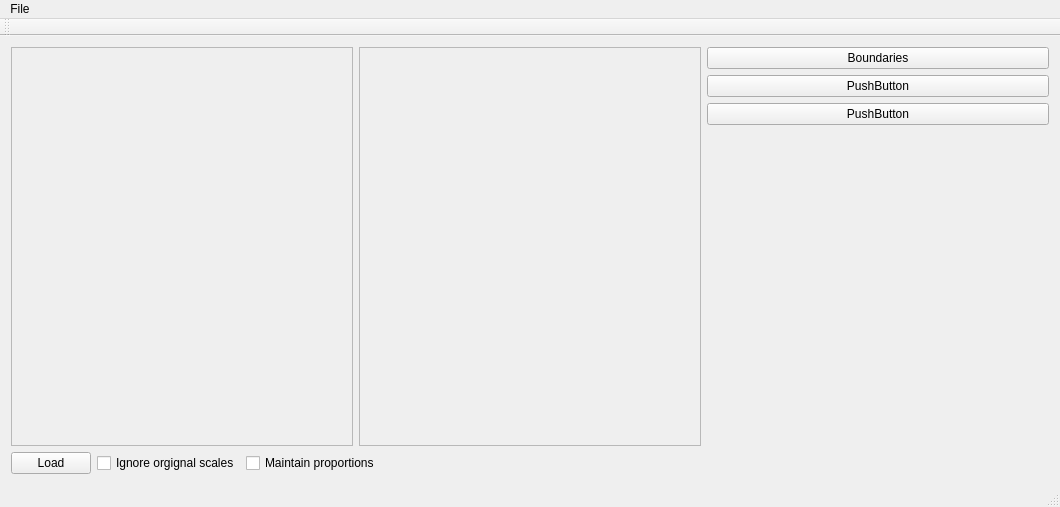
<?xml version="1.0" encoding="UTF-8"?>
<ui version="4.0">
 <class>MainWindow</class>
 <widget class="QMainWindow" name="MainWindow">
  <property name="geometry">
   <rect>
    <x>0</x>
    <y>0</y>
    <width>1060</width>
    <height>507</height>
   </rect>
  </property>
  <property name="sizePolicy">
   <sizepolicy hsizetype="Preferred" vsizetype="Preferred">
    <horstretch>0</horstretch>
    <verstretch>0</verstretch>
   </sizepolicy>
  </property>
  <property name="windowTitle">
   <string>MainWindow</string>
  </property>
  <widget class="QWidget" name="centralWidget">
   <layout class="QVBoxLayout" name="verticalLayout_2">
    <item>
     <layout class="QHBoxLayout" name="horizontalLayout_2">
      <item>
       <widget class="QLabel" name="inputLabel">
        <property name="sizePolicy">
         <sizepolicy hsizetype="Ignored" vsizetype="Ignored">
          <horstretch>0</horstretch>
          <verstretch>0</verstretch>
         </sizepolicy>
        </property>
        <property name="frameShape">
         <enum>QFrame::StyledPanel</enum>
        </property>
        <property name="frameShadow">
         <enum>QFrame::Sunken</enum>
        </property>
        <property name="text">
         <string/>
        </property>
        <property name="scaledContents">
         <bool>true</bool>
        </property>
       </widget>
      </item>
      <item>
       <widget class="QLabel" name="outputLabel">
        <property name="sizePolicy">
         <sizepolicy hsizetype="Ignored" vsizetype="Ignored">
          <horstretch>0</horstretch>
          <verstretch>0</verstretch>
         </sizepolicy>
        </property>
        <property name="frameShape">
         <enum>QFrame::StyledPanel</enum>
        </property>
        <property name="frameShadow">
         <enum>QFrame::Sunken</enum>
        </property>
        <property name="text">
         <string/>
        </property>
        <property name="scaledContents">
         <bool>true</bool>
        </property>
       </widget>
      </item>
      <item>
       <layout class="QVBoxLayout" name="verticalLayout">
        <property name="sizeConstraint">
         <enum>QLayout::SetNoConstraint</enum>
        </property>
        <item>
         <widget class="QPushButton" name="boudaries_button">
          <property name="text">
           <string>Boundaries</string>
          </property>
         </widget>
        </item>
        <item>
         <widget class="QPushButton" name="pushButton_3">
          <property name="text">
           <string>PushButton</string>
          </property>
         </widget>
        </item>
        <item>
         <widget class="QPushButton" name="pushButton_2">
          <property name="enabled">
           <bool>true</bool>
          </property>
          <property name="sizePolicy">
           <sizepolicy hsizetype="Ignored" vsizetype="Fixed">
            <horstretch>0</horstretch>
            <verstretch>0</verstretch>
           </sizepolicy>
          </property>
          <property name="cursor">
           <cursorShape>UpArrowCursor</cursorShape>
          </property>
          <property name="focusPolicy">
           <enum>Qt::NoFocus</enum>
          </property>
          <property name="layoutDirection">
           <enum>Qt::LeftToRight</enum>
          </property>
          <property name="text">
           <string>PushButton</string>
          </property>
          <property name="autoDefault">
           <bool>false</bool>
          </property>
         </widget>
        </item>
        <item>
         <spacer name="verticalSpacer">
          <property name="orientation">
           <enum>Qt::Vertical</enum>
          </property>
          <property name="sizeHint" stdset="0">
           <size>
            <width>20</width>
            <height>40</height>
           </size>
          </property>
         </spacer>
        </item>
       </layout>
      </item>
     </layout>
    </item>
    <item>
     <layout class="QHBoxLayout" name="horizontalLayout">
      <item>
       <widget class="QPushButton" name="loadButton">
        <property name="text">
         <string>Load</string>
        </property>
       </widget>
      </item>
      <item>
       <widget class="QCheckBox" name="checkBox">
        <property name="text">
         <string>Ignore orgignal scales</string>
        </property>
       </widget>
      </item>
      <item>
       <widget class="QCheckBox" name="checkBox_2">
        <property name="text">
         <string>Maintain proportions</string>
        </property>
       </widget>
      </item>
      <item>
       <spacer name="horizontalSpacer">
        <property name="orientation">
         <enum>Qt::Horizontal</enum>
        </property>
        <property name="sizeHint" stdset="0">
         <size>
          <width>40</width>
          <height>20</height>
         </size>
        </property>
       </spacer>
      </item>
     </layout>
    </item>
   </layout>
  </widget>
  <widget class="QMenuBar" name="menuBar">
   <property name="geometry">
    <rect>
     <x>0</x>
     <y>0</y>
     <width>1060</width>
     <height>22</height>
    </rect>
   </property>
   <widget class="QMenu" name="menuFile">
    <property name="title">
     <string>File</string>
    </property>
    <addaction name="actionOpen"/>
   </widget>
   <addaction name="menuFile"/>
  </widget>
  <widget class="QToolBar" name="mainToolBar">
   <attribute name="toolBarArea">
    <enum>TopToolBarArea</enum>
   </attribute>
   <attribute name="toolBarBreak">
    <bool>false</bool>
   </attribute>
  </widget>
  <widget class="QStatusBar" name="statusBar"/>
  <action name="actionOpen">
   <property name="text">
    <string>Open</string>
   </property>
  </action>
 </widget>
 <layoutdefault spacing="6" margin="11"/>
 <tabstops>
  <tabstop>loadButton</tabstop>
  <tabstop>checkBox</tabstop>
  <tabstop>checkBox_2</tabstop>
 </tabstops>
 <resources/>
 <connections/>
</ui>
